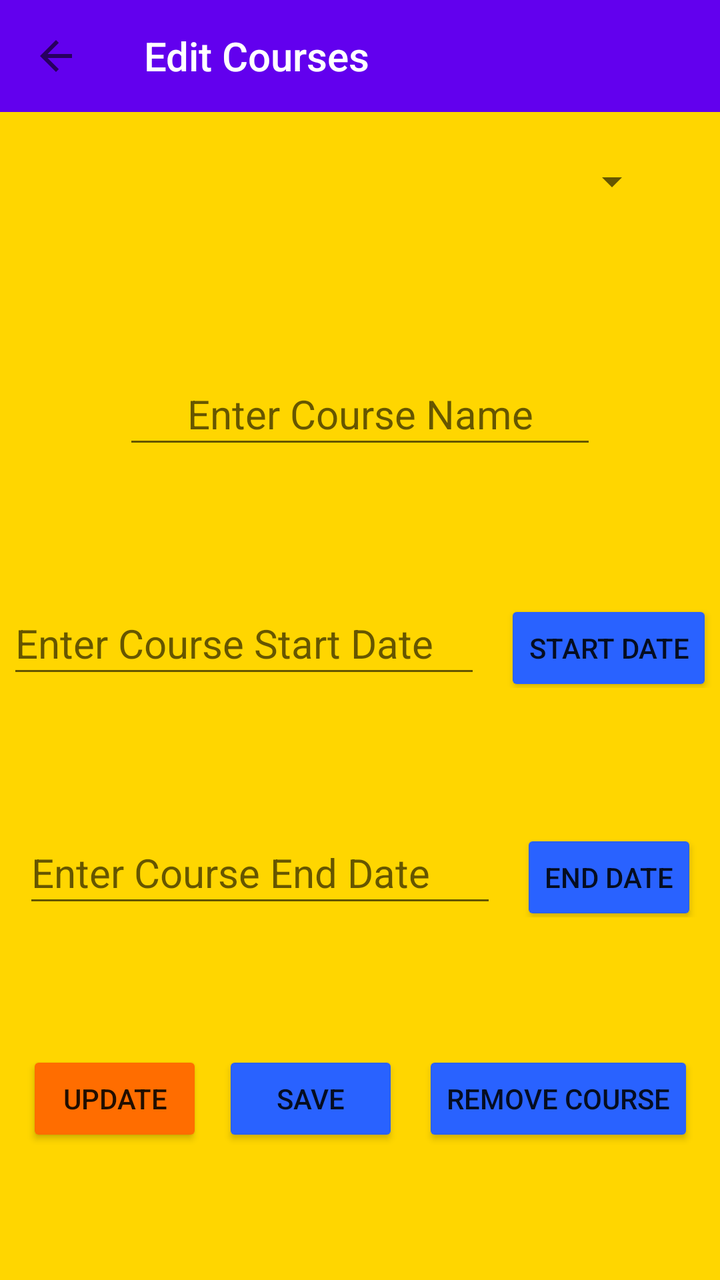
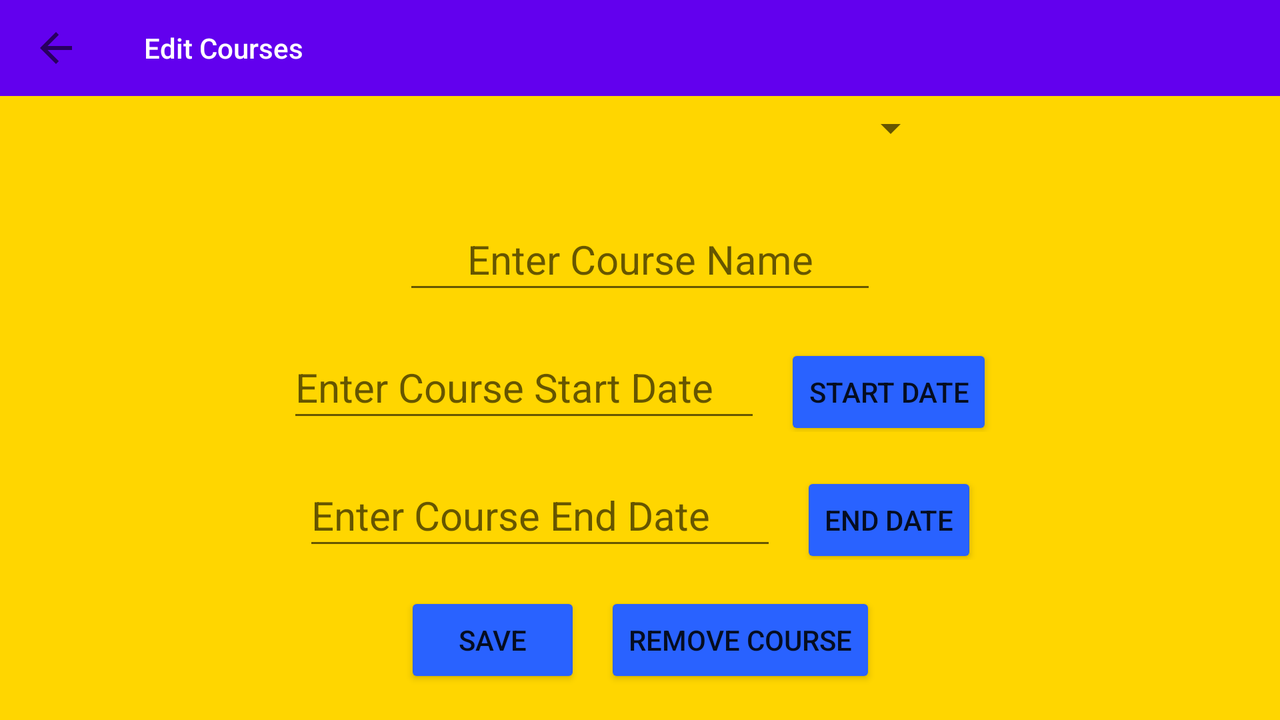

An Android layout and its configuration variant, each rendered on a device that would load it. The default file and the variant file are quoted in full after the pictures.
<!-- AndroidManifest.xml: application theme Theme.MyTheme -->
<!-- res/layout/activity_edit_course.xml -->
<?xml version="1.0" encoding="utf-8"?>
<androidx.constraintlayout.widget.ConstraintLayout xmlns:android="http://schemas.android.com/apk/res/android"
    xmlns:app="http://schemas.android.com/apk/res-auto"
    xmlns:tools="http://schemas.android.com/tools"
    android:layout_width="match_parent"
    android:layout_height="match_parent"
    android:background="#FFD600"
    tools:context=".ui.EditCourseActivity">

    <androidx.appcompat.widget.Toolbar
        android:id="@+id/edit_courses_tb"
        android:layout_width="match_parent"
        android:layout_height="?attr/actionBarSize"
        android:background="#FFFFFF"
        android:backgroundTint="@color/design_default_color_primary"
        app:layout_constraintEnd_toEndOf="parent"
        app:layout_constraintHorizontal_bias="0.5"
        app:layout_constraintStart_toStartOf="parent"
        app:layout_constraintTop_toTopOf="parent"
        app:navigationIcon="?attr/homeAsUpIndicator"
        app:title="Edit Courses"
        app:titleTextColor="@color/white" />

    <Spinner
        android:id="@+id/activity_edit_course_spinner"
        android:layout_width="300dp"
        android:layout_height="wrap_content"
        android:minHeight="48dp"
        app:layout_constraintBottom_toTopOf="@+id/activity_edit_course_name_tf"
        app:layout_constraintEnd_toEndOf="parent"
        app:layout_constraintHorizontal_bias="0.5"
        app:layout_constraintStart_toStartOf="parent"
        app:layout_constraintTop_toTopOf="parent"
        tools:ignore="SpeakableTextPresentCheck" />

    <EditText
        android:id="@+id/activity_edit_course_name_tf"
        android:layout_width="wrap_content"
        android:layout_height="wrap_content"
        android:ems="10"
        android:hint="Enter Course Name"
        android:inputType="textPersonName"
        android:minHeight="48dp"
        android:textAlignment="center"
        android:textAllCaps="true"
        android:textColor="#001AAF"
        android:textColorHighlight="#FFFFFF"
        android:textColorLink="#FFFFFF"
        android:textSize="20sp"
        app:layout_constraintBottom_toTopOf="@+id/linearLayout5"
        app:layout_constraintEnd_toEndOf="parent"
        app:layout_constraintHorizontal_bias="0.5"
        app:layout_constraintStart_toStartOf="parent"
        app:layout_constraintTop_toBottomOf="@+id/activity_edit_course_spinner" />

    <LinearLayout
        android:id="@+id/linearLayout5"
        android:layout_width="wrap_content"
        android:layout_height="wrap_content"
        android:orientation="horizontal"
        app:layout_constraintBottom_toTopOf="@+id/linearLayout6"
        app:layout_constraintEnd_toEndOf="parent"
        app:layout_constraintHorizontal_bias="0.5"
        app:layout_constraintStart_toStartOf="parent"
        app:layout_constraintTop_toBottomOf="@+id/activity_edit_course_name_tf">

        <EditText
            android:id="@+id/activity_edit_course_startdate_tf"
            android:layout_width="wrap_content"
            android:layout_height="wrap_content"
            android:ems="10"
            android:hint="Enter Course Start Date"
            android:inputType="date"
            android:minHeight="48dp"
            android:textColor="#001AAF"
            android:textSize="20sp" />

        <Button
            android:id="@+id/activity_edit_course_startdate_btn"
            android:layout_width="wrap_content"
            android:layout_height="wrap_content"
            android:layout_marginStart="12sp"
            android:backgroundTint="#2962FF"
            android:text="Start Date" />
    </LinearLayout>

    <LinearLayout
        android:id="@+id/linearLayout6"
        android:layout_width="wrap_content"
        android:layout_height="wrap_content"
        android:orientation="horizontal"
        app:layout_constraintBottom_toTopOf="@+id/linearLayout7"
        app:layout_constraintEnd_toEndOf="parent"
        app:layout_constraintHorizontal_bias="0.5"
        app:layout_constraintStart_toStartOf="parent"
        app:layout_constraintTop_toBottomOf="@+id/linearLayout5">

        <EditText
            android:id="@+id/activity_edit_course_enddate_tf"
            android:layout_width="wrap_content"
            android:layout_height="wrap_content"
            android:ems="10"
            android:hint="Enter Course End Date"
            android:inputType="date"
            android:minHeight="48dp"
            android:textColor="#001AAF"
            android:textSize="20sp" />

        <Button
            android:id="@+id/activity_edit_course_enddate_btn"
            android:layout_width="wrap_content"
            android:layout_height="wrap_content"
            android:layout_marginStart="12sp"
            android:backgroundTint="#2962FF"
            android:text="End Date" />
    </LinearLayout>

    <LinearLayout
        android:id="@+id/linearLayout7"
        android:layout_width="wrap_content"
        android:layout_height="wrap_content"
        android:orientation="horizontal"
        app:layout_constraintBottom_toBottomOf="parent"
        app:layout_constraintEnd_toEndOf="parent"
        app:layout_constraintHorizontal_bias="0.5"
        app:layout_constraintStart_toStartOf="parent"
        app:layout_constraintTop_toBottomOf="@+id/linearLayout6">

        <Button
            android:id="@+id/activity_edit_course_update_btn"
            android:layout_width="wrap_content"
            android:layout_height="wrap_content"
            android:layout_weight="1"
            android:backgroundTint="#FF6D00"
            android:text="UPDATE" />

        <Button
            android:id="@+id/activity_edit_course_save_btn"
            android:layout_width="wrap_content"
            android:layout_height="wrap_content"
            android:layout_marginLeft="10sp"
            android:backgroundTint="#2962FF"
            android:text="Save" />

        <Button
            android:id="@+id/activity_edit_course_remove_course_btn"
            android:layout_width="wrap_content"
            android:layout_height="wrap_content"
            android:layout_marginStart="12sp"
            android:backgroundTint="#2962FF"
            android:text="Remove Course" />

    </LinearLayout>

</androidx.constraintlayout.widget.ConstraintLayout>
<!-- resources referenced by this layout -->
<resources>
  <style name="Theme.MyTheme" parent="Theme.AppCompat.Light.NoActionBar">
          
          <item name="colorPrimary">@color/purple_500</item>
          <item name="colorPrimaryVariant">@color/purple_700</item>
          <item name="colorOnPrimary">@color/white</item>
          
          <item name="colorSecondary">@color/teal_200</item>
          <item name="colorSecondaryVariant">@color/teal_700</item>
          <item name="colorOnSecondary">@color/black</item>
          
          <item name="android:statusBarColor">?attr/colorPrimaryVariant</item>
          
      </style>
</resources>
<!-- res/layout-land/activity_edit_course.xml (the repository's variant of the layout above) -->
<!-- drawn on the phone turned sideways -->
<?xml version="1.0" encoding="utf-8"?>
<androidx.constraintlayout.widget.ConstraintLayout xmlns:android="http://schemas.android.com/apk/res/android"
    xmlns:app="http://schemas.android.com/apk/res-auto"
    xmlns:tools="http://schemas.android.com/tools"
    android:layout_width="match_parent"
    android:layout_height="match_parent"
    android:background="#FFD600"
    tools:context=".ui.EditCourseActivity">

    <androidx.appcompat.widget.Toolbar
        android:id="@+id/edit_courses_tb"
        android:layout_width="match_parent"
        android:layout_height="?attr/actionBarSize"
        android:background="#FFFFFF"
        android:backgroundTint="@color/design_default_color_primary"
        app:layout_constraintEnd_toEndOf="parent"
        app:layout_constraintHorizontal_bias="0.5"
        app:layout_constraintStart_toStartOf="parent"
        app:layout_constraintTop_toTopOf="parent"
        app:navigationIcon="?attr/homeAsUpIndicator"
        app:title="Edit Courses"
        app:titleTextColor="@color/white" />

    <Spinner
        android:id="@+id/activity_edit_course_spinner"
        android:layout_width="300dp"
        android:layout_height="wrap_content"
        android:layout_marginTop="24dp"
        android:minHeight="48dp"
        app:layout_constraintBottom_toTopOf="@+id/activity_edit_course_name_tf"
        app:layout_constraintEnd_toEndOf="parent"
        app:layout_constraintHorizontal_bias="0.498"
        app:layout_constraintStart_toStartOf="parent"
        app:layout_constraintTop_toTopOf="parent"
        tools:ignore="SpeakableTextPresentCheck" />

    <EditText
        android:id="@+id/activity_edit_course_name_tf"
        android:layout_width="wrap_content"
        android:layout_height="wrap_content"
        android:ems="10"
        android:hint="Enter Course Name"
        android:inputType="textPersonName"
        android:minHeight="48dp"
        android:textAlignment="center"
        android:textAllCaps="true"
        android:textColor="#001AAF"
        android:textColorHighlight="#FFFFFF"
        android:textColorLink="#FFFFFF"
        android:textSize="20sp"
        app:layout_constraintBottom_toTopOf="@+id/linearLayout5"
        app:layout_constraintEnd_toEndOf="parent"
        app:layout_constraintHorizontal_bias="0.5"
        app:layout_constraintStart_toStartOf="parent"
        app:layout_constraintTop_toBottomOf="@+id/activity_edit_course_spinner" />

    <LinearLayout
        android:id="@+id/linearLayout5"
        android:layout_width="wrap_content"
        android:layout_height="wrap_content"
        android:orientation="horizontal"
        app:layout_constraintBottom_toTopOf="@+id/linearLayout6"
        app:layout_constraintEnd_toEndOf="parent"
        app:layout_constraintHorizontal_bias="0.5"
        app:layout_constraintStart_toStartOf="parent"
        app:layout_constraintTop_toBottomOf="@+id/activity_edit_course_name_tf">

        <EditText
            android:id="@+id/activity_edit_course_startdate_tf"
            android:layout_width="wrap_content"
            android:layout_height="wrap_content"
            android:ems="10"
            android:hint="Enter Course Start Date"
            android:inputType="date"
            android:minHeight="48dp"
            android:textColor="#001AAF"
            android:textSize="20sp" />

        <Button
            android:id="@+id/activity_edit_course_startdate_btn"
            android:layout_width="wrap_content"
            android:layout_height="wrap_content"
            android:layout_marginStart="12sp"
            android:backgroundTint="#2962FF"
            android:text="Start Date" />
    </LinearLayout>

    <LinearLayout
        android:id="@+id/linearLayout6"
        android:layout_width="wrap_content"
        android:layout_height="wrap_content"
        android:orientation="horizontal"
        app:layout_constraintBottom_toTopOf="@+id/linearLayout7"
        app:layout_constraintEnd_toEndOf="parent"
        app:layout_constraintHorizontal_bias="0.5"
        app:layout_constraintStart_toStartOf="parent"
        app:layout_constraintTop_toBottomOf="@+id/linearLayout5">

        <EditText
            android:id="@+id/activity_edit_course_enddate_tf"
            android:layout_width="wrap_content"
            android:layout_height="wrap_content"
            android:ems="10"
            android:hint="Enter Course End Date"
            android:inputType="date"
            android:minHeight="48dp"
            android:textColor="#001AAF"
            android:textSize="20sp" />

        <Button
            android:id="@+id/activity_edit_course_enddate_btn"
            android:layout_width="wrap_content"
            android:layout_height="wrap_content"
            android:layout_marginStart="12sp"
            android:backgroundTint="#2962FF"
            android:text="End Date" />
    </LinearLayout>

    <LinearLayout
        android:id="@+id/linearLayout7"
        android:layout_width="wrap_content"
        android:layout_height="wrap_content"
        android:orientation="horizontal"
        app:layout_constraintBottom_toBottomOf="parent"
        app:layout_constraintEnd_toEndOf="parent"
        app:layout_constraintHorizontal_bias="0.5"
        app:layout_constraintStart_toStartOf="parent"
        app:layout_constraintTop_toBottomOf="@+id/linearLayout6">

        <Button
            android:id="@+id/activity_edit_course_save_btn"
            android:layout_width="wrap_content"
            android:layout_height="wrap_content"
            android:backgroundTint="#2962FF"
            android:text="Save" />

        <Button
            android:id="@+id/activity_edit_course_remove_course_btn"
            android:layout_width="wrap_content"
            android:layout_height="wrap_content"
            android:layout_marginStart="12sp"
            android:backgroundTint="#2962FF"
            android:text="Remove Course" />

    </LinearLayout>

</androidx.constraintlayout.widget.ConstraintLayout>
